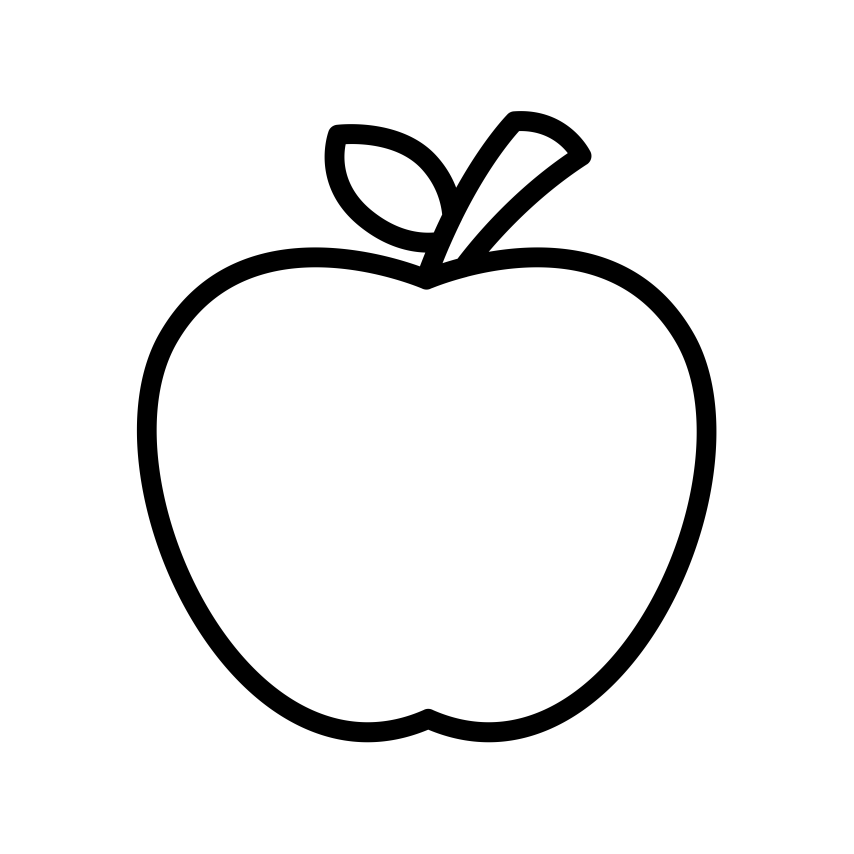
#> input picture assets/apple.png, 5120 x 5120 px (shown at 1/6 size)
$ python player_card_back.py
#> lines starting #> are read from the running program, lines starting #| are printed output that depends on the picture; after the words box and inside, x2 and y2 are one past the last pixel; in counts of white or black regions, pixels touching at a corner belong together
from PIL import Image, ImageDraw, ImageFont
import matplotlib.pyplot as plt
import os

# Paths to assets
background_apple_path = "assets/apple.png"  # Path to apple icon
font_path = "assets/VCR_OSD_MONO_1.001[1].ttf"  # Path to font
logo_path = "assets/tournament_logo.png"  # Tournament logo
output_path = "assets/player_card_back.png"  # Output path to save the image

# Card dimensions
card_width = 400
card_height = 700
corner_radius = 20  # Rounded corners
border_thickness = 12  # Border thickness


# Function to create a rounded rectangle mask
def create_rounded_rectangle_mask(width, height, radius):
    mask = Image.new("L", (width, height), 0)
    draw = ImageDraw.Draw(mask)
    draw.rounded_rectangle((0, 0, width, height), radius, fill=255)
    return mask


# Function to create a gradient background
def create_gradient(width, height, top_color, bottom_color):
#> called with width = 376, height = 676, top_color = (60, 60, 60, 255), bottom_color = (44, 44, 44, 255)
    base = Image.new("RGBA", (width, height), top_color)
    gradient = Image.new("RGBA", (width, height), bottom_color)
    for y in range(height):
        blend = int((y / height) * 255)
        blended_color = tuple([
            int(top_color[i] * (1 - blend / 255) + bottom_color[i] * (blend / 255))
            for i in range(3)
        ]) + (255,)
        gradient.paste(blended_color, (0, y, width, y + 1))
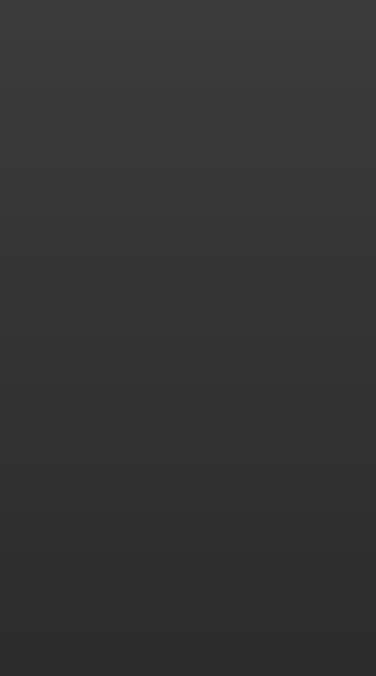
#> gradient: PIL image 376x676 RGBA; mean R, G, B, A 51.5, 51.5, 51.5, 255
    return Image.alpha_composite(base, gradient)


# Function to create an apple pattern
def create_apple_pattern(base_image, tile_size, canvas_size, alpha=80):
#> called with tile_size = (40, 40), canvas_size = (376, 676), alpha = 80
    pattern = Image.new("RGBA", canvas_size, (0, 0, 0, 0))  # Transparent base
#> pattern: PIL image 376x676 RGBA; every value is 0
    apple = base_image.resize(tile_size, Image.Resampling.LANCZOS)  # Resize apple icon
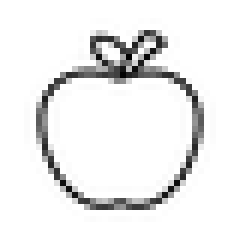
#> apple: PIL image 40x40 RGBA (shown 6 times larger); mean R, G, B, A 236.5, 236.5, 236.5, 255

    # Apply transparency by modifying the alpha channel
    apple = apple.copy()
    alpha_channel = apple.split()[-1].point(lambda p: p * (alpha / 255))  # Scale alpha channel
#> alpha_channel: PIL image 40x40 L; every value is 80
    apple.putalpha(alpha_channel)
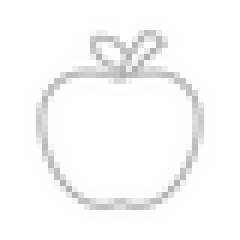
#> apple: PIL image 40x40 RGBA (shown 6 times larger); mean R, G, B, A 236.5, 236.5, 236.5, 80; transparent parts drawn white

    # Tile the apple across the canvas
    for x in range(0, canvas_size[0], tile_size[0]):
        for y in range(0, canvas_size[1], tile_size[1]):
            pattern.paste(apple, (x, y), apple)
    return pattern


# Function to generate the back of the player card
def save_player_card_back():
    # Create the base gradient background
    gradient_background = create_gradient(
        card_width - 2 * border_thickness,
        card_height - 2 * border_thickness,
        (60, 60, 60, 255),  # Dark gray (top)
        (44, 44, 44, 255)   # Darker gray (bottom)
    )

    # Add apple pattern
    if background_apple_path:
        apple_icon = Image.open(background_apple_path).convert("RGBA")
        apple_pattern = create_apple_pattern(
            apple_icon, (40, 40), (card_width - 2 * border_thickness, card_height - 2 * border_thickness), alpha=80
        )
        gradient_background = Image.alpha_composite(gradient_background, apple_pattern)

    # Add orange border
    card = Image.new("RGBA", (card_width, card_height), (255, 165, 0, 255))  # Orange background
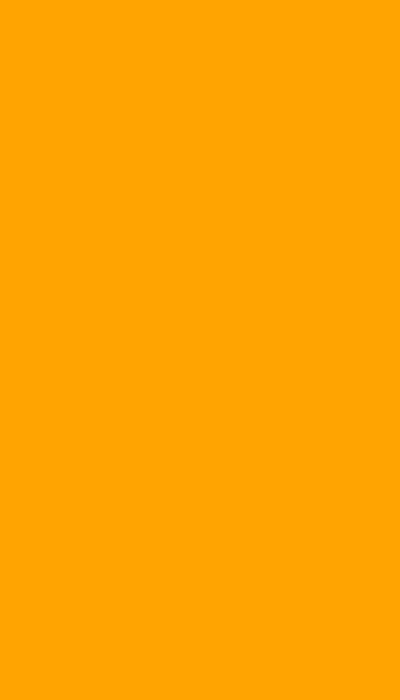
#> card: PIL image 400x700 RGBA; mean R, G, B, A 255, 165, 0, 255

    # Paste the gradient with apple pattern onto the card
    inner_x = border_thickness
    inner_y = border_thickness
    card.paste(gradient_background, (inner_x, inner_y), gradient_background)
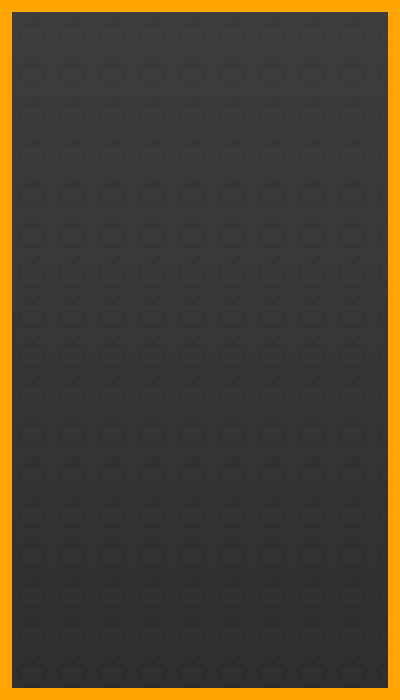
#> card: PIL image 400x700 RGBA; mean R, G, B, A 72.3, 64, 48.8, 255

    # Add rounded corners
    mask = create_rounded_rectangle_mask(card_width, card_height, corner_radius)
#> in create_rounded_rectangle_mask, `mask = Image.new("L", (width, height), 0)`: mask: PIL image 400x700 L; every value is 0
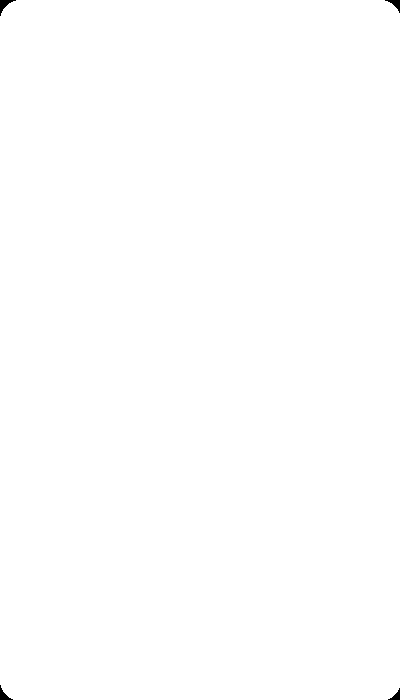
#> mask: PIL image 400x700 L; 99.9% white; 4 black regions, box (x1, y1, x2, y2) and area: (0, 0, 16, 16) 92, (385, 0, 400, 13) 76, (0, 685, 13, 700) 76, (388, 688, 400, 700) 61
    card.putalpha(mask)

    # Add central tournament logo
    if logo_path:
#> (the run stopped early here; a loop or call above may not have finished)
